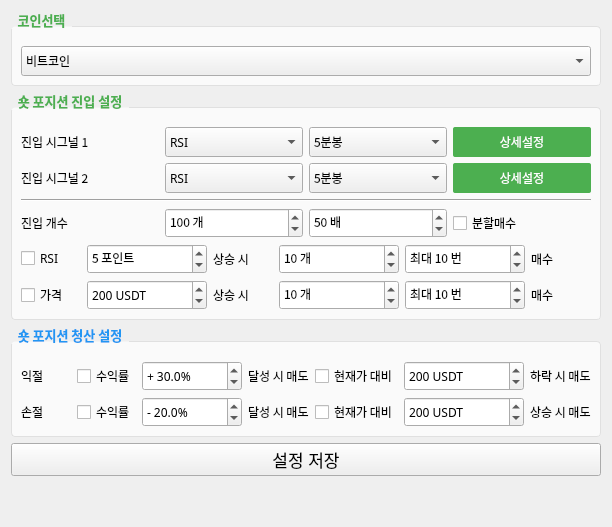
      <widget class="QWidget" name="tab_settings_short">
       <property name="font">
        <font>
         <pointsize>13</pointsize>
        </font>
       </property>
       <attribute name="title">
        <string>매매설정(숏)</string>
       </attribute>
       <layout class="QVBoxLayout" name="verticalLayout_settings_short">
        <item>
         <widget class="QGroupBox" name="Layout_short_coin_selection">
          <property name="font">
           <font>
            <family>맑은 고딕</family>
            <pointsize>10</pointsize>
            <bold>true</bold>
           </font>
          </property>
          <property name="styleSheet">
           <string notr="true">QGroupBox {
  background-color: #FAFAFA;
  border: 1px solid #E0E0E0;
  border-radius: 4px;
  margin-top: 15px;
  padding-top: 10px;
}

QGroupBox::title {
  subcontrol-origin: margin;
  subcontrol-position: top left;
  padding: 0 5px;
  color: #4CAF50;
}</string>
          </property>
          <property name="title">
           <string>코인선택</string>
          </property>
          <layout class="QVBoxLayout" name="verticalLayout_coin_selection_short">
           <item>
            <widget class="QComboBox" name="comboBox_coin_selection_short">
             <property name="minimumSize">
              <size>
               <width>0</width>
               <height>30</height>
              </size>
             </property>
             <property name="font">
              <font>
               <family>맑은 고딕</family>
               <pointsize>9</pointsize>
               <bold>false</bold>
              </font>
             </property>
             <property name="currentText">
              <string>비트코인</string>
             </property>
             <item>
              <property name="text">
               <string>비트코인</string>
              </property>
             </item>
             <item>
              <property name="text">
               <string>이더리움</string>
              </property>
             </item>
            </widget>
           </item>
          </layout>
         </widget>
        </item>
        <item>
         <widget class="QGroupBox" name="Layout_short_buy_settings">
          <property name="font">
           <font>
            <family>맑은 고딕</family>
            <pointsize>10</pointsize>
            <bold>true</bold>
           </font>
          </property>
          <property name="styleSheet">
           <string notr="true">QGroupBox {
  background-color: #FAFAFA;
  border: 1px solid #E0E0E0;
  border-radius: 4px;
  margin-top: 15px;
  padding-top: 10px;
}

QGroupBox::title {
  subcontrol-origin: margin;
  subcontrol-position: top left;
  padding: 0 5px;
  color: #4CAF50;
}</string>
          </property>
          <property name="title">
           <string>숏 포지션 진입 설정</string>
          </property>
          <layout class="QVBoxLayout" name="verticalLayout_buy_settings_short">
           <item>
            <layout class="QHBoxLayout" name="buy_signal1_short">
             <item>
              <widget class="QLabel" name="label_signal1_short">
               <property name="minimumSize">
                <size>
                 <width>100</width>
                 <height>0</height>
                </size>
               </property>
               <property name="font">
                <font>
                 <family>맑은 고딕</family>
                 <pointsize>9</pointsize>
                 <bold>false</bold>
                </font>
               </property>
               <property name="text">
                <string>진입 시그널 1</string>
               </property>
              </widget>
             </item>
             <item>
              <widget class="QComboBox" name="comboBox_signal1_short">
               <property name="minimumSize">
                <size>
                 <width>0</width>
                 <height>30</height>
                </size>
               </property>
               <property name="font">
                <font>
                 <family>맑은 고딕</family>
                 <pointsize>9</pointsize>
                 <bold>false</bold>
                </font>
               </property>
               <property name="currentText">
                <string>RSI</string>
               </property>
               <item>
                <property name="text">
                 <string>RSI</string>
                </property>
               </item>
               <item>
                <property name="text">
                 <string>이동평균선</string>
                </property>
               </item>
               <item>
                <property name="text">
                 <string>MACD</string>
                </property>
               </item>
               <item>
                <property name="text">
                 <string>볼린저밴드</string>
                </property>
               </item>
              </widget>
             </item>
             <item>
              <widget class="QComboBox" name="comboBox_timeframe1_short">
               <property name="minimumSize">
                <size>
                 <width>0</width>
                 <height>30</height>
                </size>
               </property>
               <property name="font">
                <font>
                 <family>맑은 고딕</family>
                 <pointsize>9</pointsize>
                 <bold>false</bold>
                </font>
               </property>
               <property name="currentText">
                <string>5분봉</string>
               </property>
               <item>
                <property name="text">
                 <string>5분봉</string>
                </property>
               </item>
               <item>
                <property name="text">
                 <string>15분봉</string>
                </property>
               </item>
               <item>
                <property name="text">
                 <string>30분봉</string>
                </property>
               </item>
               <item>
                <property name="text">
                 <string>1시간봉</string>
                </property>
               </item>
              </widget>
             </item>
             <item>
              <widget class="QPushButton" name="btn_detail_signal1_short">
               <property name="minimumSize">
                <size>
                 <width>0</width>
                 <height>30</height>
                </size>
               </property>
               <property name="font">
                <font>
                 <family>맑은 고딕</family>
                 <pointsize>9</pointsize>
                 <bold>false</bold>
                </font>
               </property>
               <property name="styleSheet">
                <string notr="true">QPushButton {
  background-color: #4CAF50;
  color: white;
  border: none;
  border-radius: 2px;
}
QPushButton:hover {
  background-color: #45a049;
}</string>
               </property>
               <property name="text">
                <string>상세설정</string>
               </property>
              </widget>
             </item>
            </layout>
           </item>
           <item>
            <layout class="QHBoxLayout" name="buy_signal2_short">
             <item>
              <widget class="QLabel" name="label_signal2_short">
               <property name="minimumSize">
                <size>
                 <width>100</width>
                 <height>0</height>
                </size>
               </property>
               <property name="font">
                <font>
                 <family>맑은 고딕</family>
                 <pointsize>9</pointsize>
                 <bold>false</bold>
                </font>
               </property>
               <property name="text">
                <string>진입 시그널 2</string>
               </property>
              </widget>
             </item>
             <item>
              <widget class="QComboBox" name="comboBox_signal2_short">
               <property name="minimumSize">
                <size>
                 <width>0</width>
                 <height>30</height>
                </size>
               </property>
               <property name="font">
                <font>
                 <family>맑은 고딕</family>
                 <pointsize>9</pointsize>
                 <bold>false</bold>
                </font>
               </property>
               <property name="currentText">
                <string>RSI</string>
               </property>
               <item>
                <property name="text">
                 <string>RSI</string>
                </property>
               </item>
               <item>
                <property name="text">
                 <string>이동평균선</string>
                </property>
               </item>
               <item>
                <property name="text">
                 <string>볼린저밴드</string>
                </property>
               </item>
               <item>
                <property name="text">
                 <string>MACD</string>
                </property>
               </item>
              </widget>
             </item>
             <item>
              <widget class="QComboBox" name="comboBox_timeframe2_short">
               <property name="minimumSize">
                <size>
                 <width>0</width>
                 <height>30</height>
                </size>
               </property>
               <property name="font">
                <font>
                 <family>맑은 고딕</family>
                 <pointsize>9</pointsize>
                 <bold>false</bold>
                </font>
               </property>
               <property name="currentText">
                <string>5분봉</string>
               </property>
               <item>
                <property name="text">
                 <string>5분봉</string>
                </property>
               </item>
               <item>
                <property name="text">
                 <string>15분봉</string>
                </property>
               </item>
               <item>
                <property name="text">
                 <string>30분봉</string>
                </property>
               </item>
               <item>
                <property name="text">
                 <string>1시간봉</string>
                </property>
               </item>
              </widget>
             </item>
             <item>
              <widget class="QPushButton" name="btn_detail_signal2_short">
               <property name="minimumSize">
                <size>
                 <width>0</width>
                 <height>30</height>
                </size>
               </property>
               <property name="font">
                <font>
                 <family>맑은 고딕</family>
                 <pointsize>9</pointsize>
                 <bold>false</bold>
                </font>
               </property>
               <property name="styleSheet">
                <string notr="true">QPushButton {
  background-color: #4CAF50;
  color: white;
  border: none;
  border-radius: 2px;
}
QPushButton:hover {
  background-color: #45a049;
}</string>
               </property>
               <property name="text">
                <string>상세설정</string>
               </property>
              </widget>
             </item>
            </layout>
           </item>
           <item>
            <widget class="Line" name="line">
             <property name="orientation">
              <enum>Qt::Orientation::Horizontal</enum>
             </property>
            </widget>
           </item>
           <item>
            <layout class="QHBoxLayout" name="buy_short_amount">
             <item>
              <widget class="QLabel" name="label_buy_amount_short">
               <property name="minimumSize">
                <size>
                 <width>100</width>
                 <height>0</height>
                </size>
               </property>
               <property name="font">
                <font>
                 <family>맑은 고딕</family>
                 <pointsize>9</pointsize>
                 <bold>false</bold>
                </font>
               </property>
               <property name="text">
                <string>진입 개수</string>
               </property>
              </widget>
             </item>
             <item>
              <widget class="QSpinBox" name="spinBox_buy_amount_short">
               <property name="minimumSize">
                <size>
                 <width>120</width>
                 <height>30</height>
                </size>
               </property>
               <property name="font">
                <font>
                 <family>맑은 고딕</family>
                 <pointsize>9</pointsize>
                 <bold>false</bold>
                </font>
               </property>
               <property name="suffix">
                <string> 개</string>
               </property>
               <property name="maximum">
                <number>10000000</number>
               </property>
               <property name="singleStep">
                <number>1</number>
               </property>
               <property name="value">
                <number>100</number>
               </property>
              </widget>
             </item>
             <item>
              <widget class="QSpinBox" name="spinBox_additional_short">
               <property name="minimumSize">
                <size>
                 <width>120</width>
                 <height>30</height>
                </size>
               </property>
               <property name="font">
                <font>
                 <family>맑은 고딕</family>
                 <pointsize>9</pointsize>
                 <bold>false</bold>
                </font>
               </property>
               <property name="suffix">
                <string> 배</string>
               </property>
               <property name="maximum">
                <number>100</number>
               </property>
               <property name="value">
                <number>50</number>
               </property>
              </widget>
             </item>
             <item>
              <widget class="QCheckBox" name="checkBox_split_buy_short">
               <property name="font">
                <font>
                 <family>맑은 고딕</family>
                 <pointsize>9</pointsize>
                 <bold>false</bold>
                </font>
               </property>
               <property name="text">
                <string>분할매수</string>
               </property>
              </widget>
             </item>
            </layout>
           </item>
           <item>
            <layout class="QHBoxLayout" name="buy_split1_short">
             <item>
              <widget class="QCheckBox" name="checkBox1_split_short">
               <property name="font">
                <font>
                 <family>맑은 고딕</family>
                 <pointsize>9</pointsize>
                 <bold>false</bold>
                </font>
               </property>
               <property name="text">
                <string>RSI</string>
               </property>
              </widget>
             </item>
             <item>
              <widget class="QSpinBox" name="spinBox1_split1_short">
               <property name="minimumSize">
                <size>
                 <width>120</width>
                 <height>30</height>
                </size>
               </property>
               <property name="font">
                <font>
                 <family>맑은 고딕</family>
                 <pointsize>9</pointsize>
                 <bold>false</bold>
                </font>
               </property>
               <property name="suffix">
                <string> 포인트</string>
               </property>
               <property name="maximum">
                <number>10000000</number>
               </property>
               <property name="singleStep">
                <number>1</number>
               </property>
               <property name="value">
                <number>5</number>
               </property>
              </widget>
             </item>
             <item>
              <widget class="QLabel" name="label1_split1_short">
               <property name="font">
                <font>
                 <family>맑은 고딕</family>
                 <pointsize>9</pointsize>
                 <bold>false</bold>
                </font>
               </property>
               <property name="text">
                <string>상승 시</string>
               </property>
              </widget>
             </item>
             <item>
              <widget class="QSpinBox" name="spinBox2_split1_short">
               <property name="minimumSize">
                <size>
                 <width>120</width>
                 <height>30</height>
                </size>
               </property>
               <property name="font">
                <font>
                 <family>맑은 고딕</family>
                 <pointsize>9</pointsize>
                 <bold>false</bold>
                </font>
               </property>
               <property name="suffix">
                <string> 개</string>
               </property>
               <property name="maximum">
                <number>10000000</number>
               </property>
               <property name="singleStep">
                <number>1</number>
               </property>
               <property name="value">
                <number>10</number>
               </property>
              </widget>
             </item>
             <item>
              <widget class="QSpinBox" name="spinBox3_split1_short">
               <property name="minimumSize">
                <size>
                 <width>120</width>
                 <height>30</height>
                </size>
               </property>
               <property name="font">
                <font>
                 <family>맑은 고딕</family>
                 <pointsize>9</pointsize>
                 <bold>false</bold>
                </font>
               </property>
               <property name="suffix">
                <string> 번</string>
               </property>
               <property name="prefix">
                <string>최대 </string>
               </property>
               <property name="maximum">
                <number>10000000</number>
               </property>
               <property name="singleStep">
                <number>1</number>
               </property>
               <property name="value">
                <number>10</number>
               </property>
              </widget>
             </item>
             <item>
              <widget class="QLabel" name="label2_split1_short">
               <property name="font">
                <font>
                 <family>맑은 고딕</family>
                 <pointsize>9</pointsize>
                 <bold>false</bold>
                </font>
               </property>
               <property name="text">
                <string>매수</string>
               </property>
              </widget>
             </item>
            </layout>
           </item>
           <item>
            <layout class="QHBoxLayout" name="buy_split2_short">
             <item>
              <widget class="QCheckBox" name="checkBox2_split_short">
               <property name="font">
                <font>
                 <family>맑은 고딕</family>
                 <pointsize>9</pointsize>
                 <bold>false</bold>
                </font>
               </property>
               <property name="text">
                <string>가격</string>
               </property>
              </widget>
             </item>
             <item>
              <widget class="QSpinBox" name="spinBox1_split2_short">
               <property name="minimumSize">
                <size>
                 <width>120</width>
                 <height>30</height>
                </size>
               </property>
               <property name="font">
                <font>
                 <family>맑은 고딕</family>
                 <pointsize>9</pointsize>
                 <bold>false</bold>
                </font>
               </property>
               <property name="suffix">
                <string> USDT</string>
               </property>
               <property name="maximum">
                <number>10000000</number>
               </property>
               <property name="singleStep">
                <number>1</number>
               </property>
               <property name="value">
                <number>200</number>
               </property>
              </widget>
             </item>
             <item>
              <widget class="QLabel" name="label1_split2_short">
               <property name="font">
                <font>
                 <family>맑은 고딕</family>
                 <pointsize>9</pointsize>
                 <bold>false</bold>
                </font>
               </property>
               <property name="text">
                <string>상승 시</string>
               </property>
              </widget>
             </item>
             <item>
              <widget class="QSpinBox" name="spinBox2_split2_short">
               <property name="minimumSize">
                <size>
                 <width>120</width>
                 <height>30</height>
                </size>
               </property>
               <property name="font">
                <font>
                 <family>맑은 고딕</family>
                 <pointsize>9</pointsize>
                 <bold>false</bold>
                </font>
               </property>
               <property name="suffix">
                <string> 개</string>
               </property>
               <property name="maximum">
                <number>10000000</number>
               </property>
               <property name="singleStep">
                <number>1</number>
               </property>
               <property name="value">
                <number>10</number>
               </property>
              </widget>
             </item>
             <item>
              <widget class="QSpinBox" name="spinBox3_split2_short">
               <property name="minimumSize">
                <size>
                 <width>120</width>
                 <height>30</height>
                </size>
               </property>
               <property name="font">
                <font>
                 <family>맑은 고딕</family>
                 <pointsize>9</pointsize>
                 <bold>false</bold>
                </font>
               </property>
               <property name="suffix">
                <string> 번</string>
               </property>
               <property name="prefix">
                <string>최대 </string>
               </property>
               <property name="maximum">
                <number>10000000</number>
               </property>
               <property name="singleStep">
                <number>1</number>
               </property>
               <property name="value">
                <number>10</number>
               </property>
              </widget>
             </item>
             <item>
              <widget class="QLabel" name="label2_split2_short">
               <property name="font">
                <font>
                 <family>맑은 고딕</family>
                 <pointsize>9</pointsize>
                 <bold>false</bold>
                </font>
               </property>
               <property name="text">
                <string>매수</string>
               </property>
              </widget>
             </item>
            </layout>
           </item>
          </layout>
         </widget>
        </item>
        <item>
         <widget class="QGroupBox" name="Layout_short_sell_settings">
          <property name="font">
           <font>
            <family>맑은 고딕</family>
            <pointsize>10</pointsize>
            <bold>true</bold>
           </font>
          </property>
          <property name="styleSheet">
           <string notr="true">QGroupBox {
  background-color: #FAFAFA;
  border: 1px solid #E0E0E0;
  border-radius: 4px;
  margin-top: 15px;
  padding-top: 10px;
}

QGroupBox::title {
  subcontrol-origin: margin;
  subcontrol-position: top left;
  padding: 0 5px;
  color: #2196F3;
}</string>
          </property>
          <property name="title">
           <string>숏 포지션 청산 설정</string>
          </property>
          <layout class="QVBoxLayout" name="verticalLayout_sell_settings_short">
           <item>
            <layout class="QHBoxLayout" name="Layout_short_sell1" stretch="1,0,1,1,0,1,1">
             <item>
              <widget class="QLabel" name="label_profit_cut_short">
               <property name="minimumSize">
                <size>
                 <width>50</width>
                 <height>0</height>
                </size>
               </property>
               <property name="font">
                <font>
                 <family>맑은 고딕</family>
                 <pointsize>9</pointsize>
                 <bold>false</bold>
                </font>
               </property>
               <property name="text">
                <string>익절</string>
               </property>
              </widget>
             </item>
             <item>
              <widget class="QCheckBox" name="checkBox_takeprofit1_short">
               <property name="font">
                <font>
                 <family>맑은 고딕</family>
                 <pointsize>9</pointsize>
                 <bold>false</bold>
                </font>
               </property>
               <property name="text">
                <string>수익률</string>
               </property>
              </widget>
             </item>
             <item>
              <widget class="QDoubleSpinBox" name="doubleSpinBox_profit_rate_short">
               <property name="minimumSize">
                <size>
                 <width>100</width>
                 <height>30</height>
                </size>
               </property>
               <property name="font">
                <font>
                 <family>맑은 고딕</family>
                 <pointsize>9</pointsize>
                 <bold>false</bold>
                </font>
               </property>
               <property name="prefix">
                <string>+ </string>
               </property>
               <property name="suffix">
                <string>%</string>
               </property>
               <property name="decimals">
                <number>1</number>
               </property>
               <property name="maximum">
                <double>100.000000000000000</double>
               </property>
               <property name="singleStep">
                <double>0.100000000000000</double>
               </property>
               <property name="value">
                <double>30.000000000000000</double>
               </property>
              </widget>
             </item>
             <item>
              <widget class="QLabel" name="label_profit_condition_short">
               <property name="font">
                <font>
                 <family>맑은 고딕</family>
                 <pointsize>9</pointsize>
                 <bold>false</bold>
                </font>
               </property>
               <property name="text">
                <string>달성 시 매도</string>
               </property>
              </widget>
             </item>
             <item>
              <widget class="QCheckBox" name="checkBox_takeprofit2_short">
               <property name="font">
                <font>
                 <family>맑은 고딕</family>
                 <pointsize>9</pointsize>
                 <bold>false</bold>
                </font>
               </property>
               <property name="text">
                <string>현재가 대비</string>
               </property>
              </widget>
             </item>
             <item>
              <widget class="QSpinBox" name="spinBox_takeprofit1_short">
               <property name="minimumSize">
                <size>
                 <width>120</width>
                 <height>30</height>
                </size>
               </property>
               <property name="font">
                <font>
                 <family>맑은 고딕</family>
                 <pointsize>9</pointsize>
                 <bold>false</bold>
                </font>
               </property>
               <property name="suffix">
                <string> USDT</string>
               </property>
               <property name="maximum">
                <number>10000000</number>
               </property>
               <property name="singleStep">
                <number>1</number>
               </property>
               <property name="value">
                <number>200</number>
               </property>
              </widget>
             </item>
             <item>
              <widget class="QLabel" name="label_profit_condition_2_short">
               <property name="font">
                <font>
                 <family>맑은 고딕</family>
                 <pointsize>9</pointsize>
                 <bold>false</bold>
                </font>
               </property>
               <property name="text">
                <string>하락 시 매도</string>
               </property>
              </widget>
             </item>
            </layout>
           </item>
           <item>
            <layout class="QHBoxLayout" name="Layout_short_sell2" stretch="1,0,1,1,0,1,1">
             <item>
              <widget class="QLabel" name="label_loss_cut_short">
               <property name="minimumSize">
                <size>
                 <width>50</width>
                 <height>0</height>
                </size>
               </property>
               <property name="font">
                <font>
                 <family>맑은 고딕</family>
                 <pointsize>9</pointsize>
                 <bold>false</bold>
                </font>
               </property>
               <property name="text">
                <string>손절</string>
               </property>
              </widget>
             </item>
             <item>
              <widget class="QCheckBox" name="checkBox_stoploss1_short">
               <property name="font">
                <font>
                 <family>맑은 고딕</family>
                 <pointsize>9</pointsize>
                 <bold>false</bold>
                </font>
               </property>
               <property name="text">
                <string>수익률</string>
               </property>
              </widget>
             </item>
             <item>
              <widget class="QDoubleSpinBox" name="doubleSpinBox_loss_rate_short">
               <property name="minimumSize">
                <size>
                 <width>100</width>
                 <height>30</height>
                </size>
               </property>
               <property name="font">
                <font>
                 <family>맑은 고딕</family>
                 <pointsize>9</pointsize>
                 <bold>false</bold>
                </font>
               </property>
               <property name="prefix">
                <string>- </string>
               </property>
               <property name="suffix">
                <string>%</string>
               </property>
               <property name="decimals">
                <number>1</number>
               </property>
               <property name="maximum">
                <double>100.000000000000000</double>
               </property>
               <property name="singleStep">
                <double>0.100000000000000</double>
               </property>
               <property name="value">
                <double>20.000000000000000</double>
               </property>
              </widget>
             </item>
             <item>
              <widget class="QLabel" name="label_loss_condition_short">
               <property name="font">
                <font>
                 <family>맑은 고딕</family>
                 <pointsize>9</pointsize>
                 <bold>false</bold>
                </font>
               </property>
               <property name="text">
                <string>달성 시 매도</string>
               </property>
              </widget>
             </item>
             <item>
              <widget class="QCheckBox" name="checkBox_stoploss2_short">
               <property name="font">
                <font>
                 <family>맑은 고딕</family>
                 <pointsize>9</pointsize>
                 <bold>false</bold>
                </font>
               </property>
               <property name="text">
                <string>현재가 대비</string>
               </property>
              </widget>
             </item>
             <item>
              <widget class="QSpinBox" name="spinBox_stoploss1_short">
               <property name="minimumSize">
                <size>
                 <width>120</width>
                 <height>30</height>
                </size>
               </property>
               <property name="font">
                <font>
                 <family>맑은 고딕</family>
                 <pointsize>9</pointsize>
                 <bold>false</bold>
                </font>
               </property>
               <property name="suffix">
                <string> USDT</string>
               </property>
               <property name="maximum">
                <number>10000000</number>
               </property>
               <property name="singleStep">
                <number>1</number>
               </property>
               <property name="value">
                <number>200</number>
               </property>
              </widget>
             </item>
             <item>
              <widget class="QLabel" name="label_profit_condition_3_short">
               <property name="font">
                <font>
                 <family>맑은 고딕</family>
                 <pointsize>9</pointsize>
                 <bold>false</bold>
                </font>
               </property>
               <property name="text">
                <string>상승 시 매도</string>
               </property>
              </widget>
             </item>
            </layout>
           </item>
          </layout>
         </widget>
        </item>
        <item>
         <widget class="QPushButton" name="button_save_short">
          <property name="text">
           <string>설정 저장</string>
          </property>
         </widget>
        </item>
        <item>
         <spacer name="verticalSpacer">
          <property name="orientation">
           <enum>Qt::Orientation::Vertical</enum>
          </property>
          <property name="sizeHint" stdset="0">
           <size>
            <width>20</width>
            <height>40</height>
           </size>
          </property>
         </spacer>
        </item>
       </layout>
      </widget>
